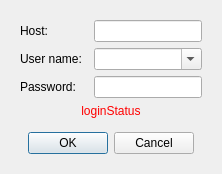
<?xml version="1.0" encoding="UTF-8"?>
<ui version="4.0">
 <class>LoginDialog</class>
 <widget class="QDialog" name="LoginDialog">
  <property name="geometry">
   <rect>
    <x>0</x>
    <y>0</y>
    <width>333</width>
    <height>174</height>
   </rect>
  </property>
  <property name="sizePolicy">
   <sizepolicy hsizetype="Preferred" vsizetype="Fixed">
    <horstretch>0</horstretch>
    <verstretch>0</verstretch>
   </sizepolicy>
  </property>
  <property name="minimumSize">
   <size>
    <width>280</width>
    <height>0</height>
   </size>
  </property>
  <property name="windowTitle">
   <string>Login</string>
  </property>
  <layout class="QGridLayout" name="gridLayout">
   <property name="sizeConstraint">
    <enum>QLayout::SetFixedSize</enum>
   </property>
   <property name="margin">
    <number>20</number>
   </property>
   <item row="1" column="0">
    <widget class="QLabel" name="label">
     <property name="sizePolicy">
      <sizepolicy hsizetype="Preferred" vsizetype="Expanding">
       <horstretch>0</horstretch>
       <verstretch>0</verstretch>
      </sizepolicy>
     </property>
     <property name="text">
      <string>User name:</string>
     </property>
    </widget>
   </item>
   <item row="1" column="2">
    <widget class="QComboBox" name="userName">
     <property name="sizePolicy">
      <sizepolicy hsizetype="Expanding" vsizetype="Fixed">
       <horstretch>0</horstretch>
       <verstretch>0</verstretch>
      </sizepolicy>
     </property>
     <property name="editable">
      <bool>true</bool>
     </property>
    </widget>
   </item>
   <item row="2" column="0">
    <widget class="QLabel" name="label_2">
     <property name="sizePolicy">
      <sizepolicy hsizetype="Preferred" vsizetype="Expanding">
       <horstretch>0</horstretch>
       <verstretch>0</verstretch>
      </sizepolicy>
     </property>
     <property name="text">
      <string>Password:</string>
     </property>
    </widget>
   </item>
   <item row="2" column="2">
    <widget class="QLineEdit" name="password">
     <property name="sizePolicy">
      <sizepolicy hsizetype="Expanding" vsizetype="Fixed">
       <horstretch>0</horstretch>
       <verstretch>0</verstretch>
      </sizepolicy>
     </property>
     <property name="text">
      <string/>
     </property>
     <property name="echoMode">
      <enum>QLineEdit::Password</enum>
     </property>
    </widget>
   </item>
   <item row="5" column="0">
    <spacer name="verticalSpacer">
     <property name="orientation">
      <enum>Qt::Vertical</enum>
     </property>
     <property name="sizeType">
      <enum>QSizePolicy::Fixed</enum>
     </property>
     <property name="sizeHint" stdset="0">
      <size>
       <width>56</width>
       <height>8</height>
      </size>
     </property>
    </spacer>
   </item>
   <item row="6" column="0" colspan="3">
    <widget class="QDialogButtonBox" name="buttonBox">
     <property name="standardButtons">
      <set>QDialogButtonBox::Cancel|QDialogButtonBox::Ok</set>
     </property>
     <property name="centerButtons">
      <bool>true</bool>
     </property>
    </widget>
   </item>
   <item row="3" column="0" colspan="3">
    <widget class="QLabel" name="loginStatus">
     <property name="sizePolicy">
      <sizepolicy hsizetype="Preferred" vsizetype="Maximum">
       <horstretch>0</horstretch>
       <verstretch>5</verstretch>
      </sizepolicy>
     </property>
     <property name="styleSheet">
      <string notr="true">color: rgb(255, 0, 0);</string>
     </property>
     <property name="text">
      <string>loginStatus</string>
     </property>
     <property name="alignment">
      <set>Qt::AlignCenter</set>
     </property>
     <property name="wordWrap">
      <bool>true</bool>
     </property>
    </widget>
   </item>
   <item row="0" column="2">
    <widget class="QLineEdit" name="host"/>
   </item>
   <item row="0" column="0">
    <widget class="QLabel" name="hostLabel">
     <property name="text">
      <string>Host:</string>
     </property>
    </widget>
   </item>
  </layout>
 </widget>
 <tabstops>
  <tabstop>host</tabstop>
  <tabstop>userName</tabstop>
  <tabstop>password</tabstop>
  <tabstop>buttonBox</tabstop>
 </tabstops>
 <resources/>
 <connections>
  <connection>
   <sender>buttonBox</sender>
   <signal>accepted()</signal>
   <receiver>LoginDialog</receiver>
   <slot>accept()</slot>
   <hints>
    <hint type="sourcelabel">
     <x>197</x>
     <y>128</y>
    </hint>
    <hint type="destinationlabel">
     <x>153</x>
     <y>154</y>
    </hint>
   </hints>
  </connection>
  <connection>
   <sender>buttonBox</sender>
   <signal>rejected()</signal>
   <receiver>LoginDialog</receiver>
   <slot>reject()</slot>
   <hints>
    <hint type="sourcelabel">
     <x>91</x>
     <y>124</y>
    </hint>
    <hint type="destinationlabel">
     <x>59</x>
     <y>161</y>
    </hint>
   </hints>
  </connection>
 </connections>
</ui>
